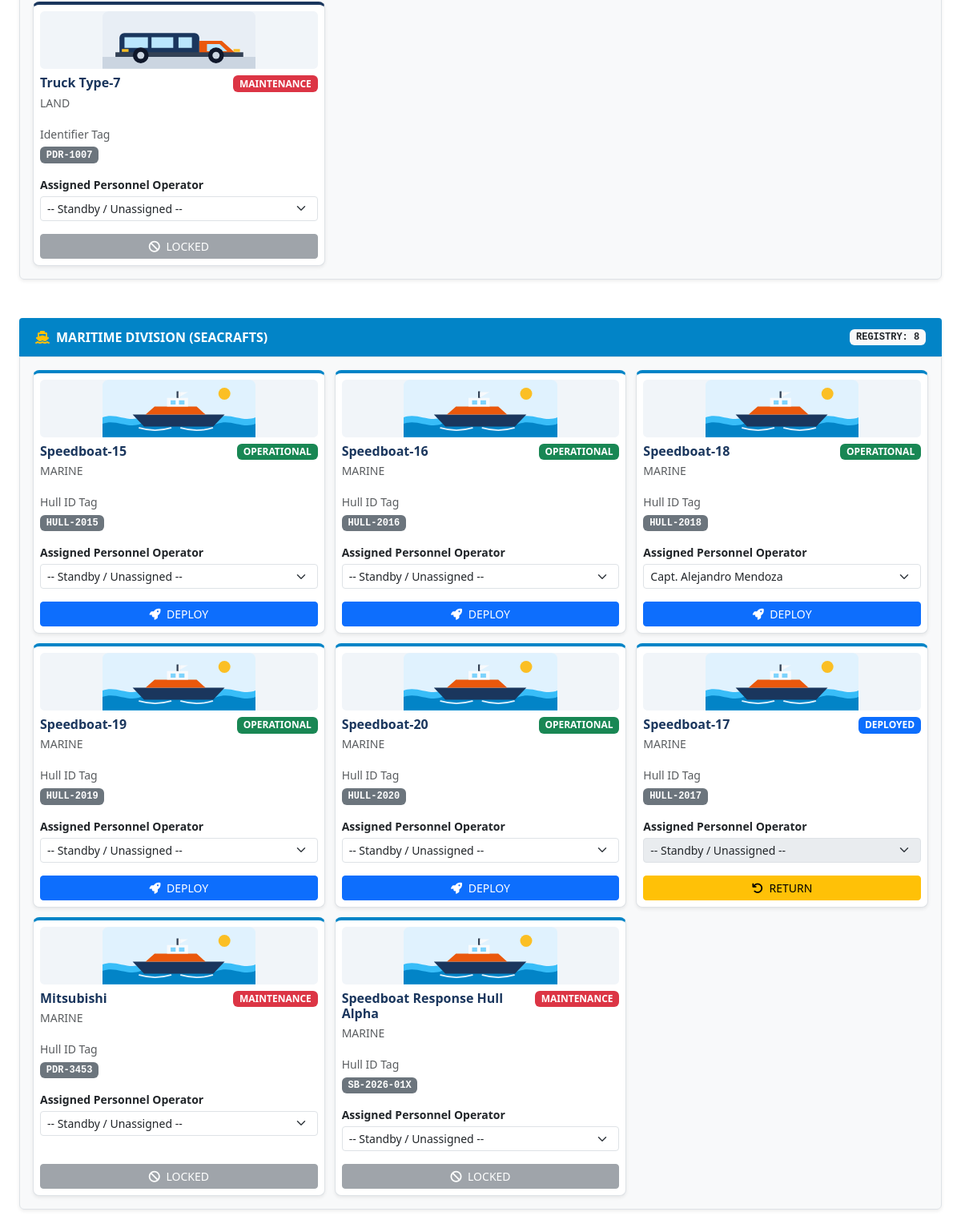
/logistics/ (signed in, lower part), run on an earlier commit of the app's database.
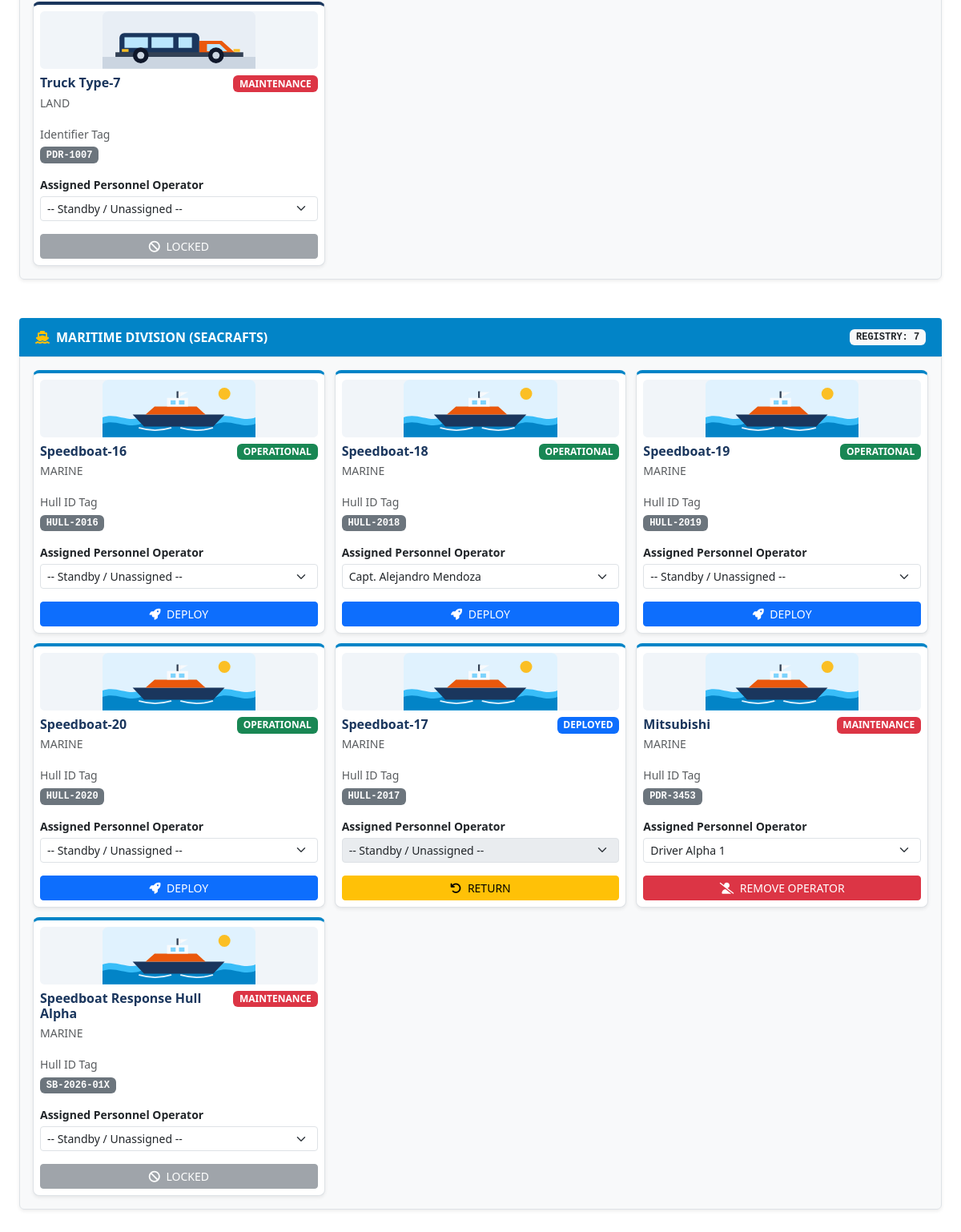
And on a later commit of the database.
### fleet/models.py (models this page shows, shortened)
class Vehicle(models.Model):
    STATUS_CHOICES = [
        ('OPERATIONAL', 'Operational'),
        ('MAINTENANCE', 'Maintenance'),
        ('DEPLOYED', 'Deployed'),
    ]
    model_name = models.CharField(max_length=100)
    plate_number = models.CharField(max_length=50, unique=True)
    vehicle_type = models.ForeignKey(VehicleType, on_delete=models.CASCADE)
    status = models.CharField(
        max_length=50,
        choices=STATUS_CHOICES,
        default='OPERATIONAL'
    )
    assigned_driver = models.ForeignKey(
        Driver,
        on_delete=models.SET_NULL,
        null=True,
        blank=True,
        related_name='vehicles'
    )

class VehicleType(models.Model):
    name = models.CharField(max_length=50, unique=True)

class Driver(models.Model):
    name = models.CharField(max_length=100, unique=True)
    license_number = models.CharField(max_length=50, blank=True, null=True)
    phone_number = models.CharField(max_length=20, blank=True, null=True)
    is_active = models.BooleanField(default=True)

### fleet/views.py (the view, shortened to what this page needs)
# urls.py: path('logistics/', views.logistics_dashboard, name='logistics_dashboard'),
@login_required
def logistics_dashboard(request):
    user = request.user
    if not check_user_role(user, 'Logistics Officers', ['logistics', 'log', 'depot', 'fleet']):
        messages.error(request, "Access restricted to Logistics Depot management accounts.")
        return redirect('homepage')
    deployed_driver_ids = Vehicle.objects.filter(
        status='DEPLOYED',
        assigned_driver__isnull=False
    ).values_list('assigned_driver_id', flat=True)
    base_available_drivers = Driver.objects.filter(is_active=True).exclude(id__in=deployed_driver_ids)
    available_sea_drivers = base_available_drivers.filter(license_number__startswith="MAR-")
    available_land_drivers = base_available_drivers.exclude(license_number__startswith="MAR-")
    all_vehicles = Vehicle.objects.all().select_related('vehicle_type', 'assigned_driver')
    status_order = Case(
        When(status='OPERATIONAL', then=Value(1)),
        When(status='DEPLOYED', then=Value(2)),
        When(status='MAINTENANCE', then=Value(3)),
        When(status='PENDING_DISPOSAL', then=Value(4)),
        default=Value(5),
        output_field=IntegerField(),
    )
    land_vehicles = all_vehicles.exclude(
        vehicle_type__name__iexact='MARINE'
    ).exclude(
        status='ARCHIVED'
    ).order_by(status_order, 'model_name')
    sea_crafts = all_vehicles.filter(
        vehicle_type__name__iexact='MARINE'
    ).exclude(
        status='ARCHIVED'
    ).order_by(status_order, 'model_name')
    pending_disposals = all_vehicles.filter(status='PENDING_DISPOSAL')
    land_vehicles = add_disposal_reasons(land_vehicles)
    sea_crafts = add_disposal_reasons(sea_crafts)
    types = VehicleType.objects.all()
    context = {
        'land_vehicles': land_vehicles,
        'sea_crafts': sea_crafts,
        'types': types,
        'drivers': base_available_drivers, # Preserved to avoid breaking general references
        'land_drivers': available_land_drivers, # Added for clean segregation in land tables
        'sea_drivers': available_sea_drivers,   # Added for mirrored MAR- filter validation in marine tables
        'pending_disposals': pending_disposals,
    }
    return render(request, 'fleet/logistics_dashboard.html', context)

### fleet/views.py (called while the page is built, shortened)
def check_user_role(user, group_name, keywords):
    if user.is_superuser:
        return True

def add_disposal_reasons(vehicles):
    pending_vehicle_ids = set(
        vehicles.filter(status='PENDING_DISPOSAL').values_list('id', flat=True)
    )
    disposal_reasons = {}
    for vehicle in vehicles:
        if vehicle.id in pending_vehicle_ids:
            vehicle.disposal_reason = disposal_reasons.get(vehicle.id, '')
    return vehicles

### fleet/templates/fleet/logistics_dashboard.html (shortened to what the changed rows need)
{% load static %}
<!DOCTYPE html>
<html lang="en">
<head>
    <link href="https://cdn.jsdelivr.net/npm/bootstrap@5.3.0/dist/css/bootstrap.min.css" rel="stylesheet">
    <link rel="stylesheet" href="https://cdnjs.cloudflare.com/ajax/libs/font-awesome/6.4.0/css/all.min.css">
</head>
<body>
    <div class="container-fluid px-4">
        <div class="card shadow-sm border-0 mb-5">
            <div class="card-body border bg-light rounded-bottom">
                <div class="asset-grid">
                    {% for vehicle in land_vehicles %}
                    <article class="asset-card shadow-sm">
                        <div class="p-2 d-flex flex-column h-100">
                            <img src="{% static 'fleet/images/land-vehicle.svg' %}" alt="Land vehicle" class="asset-card-image mb-2">
                            <div class="d-flex justify-content-between align-items-start gap-2 mb-3">
                                <div>
                                    <h5 class="fs-6 fw-bold mb-1" style="color: #1A365D;">{{ vehicle.model_name }}</h5>
                                    <div class="text-muted small">{{ vehicle.vehicle_type.name }}</div>
                                </div>
                                {% if vehicle.status == 'DEPLOYED' %}
                                    <span class="badge bg-primary">DEPLOYED</span>
                                {% elif vehicle.status == 'MAINTENANCE' %}
                                    <span class="badge bg-danger">MAINTENANCE</span>
                                {% elif vehicle.status == 'PENDING_DISPOSAL' %}
                                    <span class="badge bg-dark border border-warning text-warning">PENDING DISPOSAL</span>
                                {% else %}
                                    <span class="badge bg-success">OPERATIONAL</span>
                                {% endif %}
                            </div>
                            <div class="mb-3">
                                <span class="small text-muted">Identifier Tag</span>
                                <div><span class="badge bg-secondary font-monospace">{{ vehicle.plate_number }}</span></div>
                            </div>
                            <label for="land-driver-{{ vehicle.id }}" class="form-label small fw-semibold mb-1">Assigned Personnel Operator</label>
                            <form id="assign-form-{{ vehicle.id }}" action="{% url 'dashboard_portal:logistics_dashboard' %}" method="post" class="d-flex gap-2 mb-3">
                                <select id="land-driver-{{ vehicle.id }}" name="driver_id" class="form-select form-select-sm land-operator-select"
                                        {% if vehicle.status == 'DEPLOYED' or vehicle.status == 'PENDING_DISPOSAL' %}disabled{% endif %}>
                                    <option value="">-- Standby / Unassigned --</option>
                                </select>
                            </form>
                            <div class="mt-auto">
                                {% if vehicle.status == 'OPERATIONAL' %}
                                    <form action="{% url 'dashboard_portal:logistics_dashboard' %}" method="post" class="m-0">
                                        {% csrf_token %}
                                        <input type="hidden" name="vehicle_id" value="{{ vehicle.id }}">
                                        <input type="hidden" name="action" value="deploy_vehicle">
                                        <button type="submit" class="btn btn-sm btn-primary w-100"><i class="fa-solid fa-rocket me-1"></i> DEPLOY</button>
                                    </form>
                                {% elif vehicle.status == 'DEPLOYED' %}
                                    <form action="{% url 'dashboard_portal:logistics_dashboard' %}" method="post" class="m-0">
                                        {% csrf_token %}
                                        <input type="hidden" name="vehicle_id" value="{{ vehicle.id }}">
                                        <input type="hidden" name="action" value="return_vehicle">
                                        <button type="submit" class="btn btn-sm btn-warning w-100"><i class="fa-solid fa-arrow-rotate-left me-1"></i> RETURN</button>
                                    </form>
                                {% else %}
                                    <button type="button" class="btn btn-sm btn-secondary w-100" disabled><i class="fa-solid fa-ban me-1"></i> LOCKED</button>
                                {% endif %}
                            </div>
                        </div>
                    </article>
                    {% empty %}
                    <div class="asset-grid-empty text-center py-4 text-muted fw-semibold">No land operations fleet assets registered in system mapping rows.</div>
                    {% endfor %}
                </div>
            </div>
        </div>
        <div class="card shadow-sm border-0 mb-5">
            <div class="panel-header-custom d-flex justify-content-between align-items-center" style="background-color: #0284C7;">
                <span><i class="fa-solid fa-ship me-2 text-warning"></i>MARITIME DIVISION (SEACRAFTS)</span>
                <span class="badge bg-light text-dark font-monospace">REGISTRY: {{ sea_crafts.count }}</span>
            </div>
            <div class="card-body border bg-light rounded-bottom">
                <div class="asset-grid">
                    {% for craft in sea_crafts %}
                    <article class="asset-card asset-card-maritime shadow-sm">
                        <div class="p-2 d-flex flex-column h-100">
                            <img src="{% static 'fleet/images/seacraft.svg' %}" alt="Seacraft" class="asset-card-image mb-2">
                            <div class="d-flex justify-content-between align-items-start gap-2 mb-3">
                                <div>
                                    <h5 class="fs-6 fw-bold mb-1" style="color: #1A365D;">{{ craft.model_name }}</h5>
                                    <div class="text-muted small">{{ craft.vehicle_type.name }}</div>
                                </div>
                                {% if craft.status == 'DEPLOYED' %}
                                    <span class="badge bg-primary">DEPLOYED</span>
                                {% elif craft.status == 'MAINTENANCE' %}
                                    <span class="badge bg-danger">MAINTENANCE</span>
                                {% elif craft.status == 'PENDING_DISPOSAL' %}
                                    <span class="badge bg-dark border border-warning text-warning">PENDING DISPOSAL</span>
                                {% else %}
                                    <span class="badge bg-success">OPERATIONAL</span>
                                {% endif %}
                            </div>
                            <div class="mb-3">
                                <span class="small text-muted">Hull ID Tag</span>
                                <div><span class="badge bg-secondary font-monospace">{{ craft.plate_number }}</span></div>
                            </div>
                            <label for="sea-driver-{{ craft.id }}" class="form-label small fw-semibold mb-1">Assigned Personnel Operator</label>
                            <form action="{% url 'dashboard_portal:logistics_dashboard' %}" method="post" class="d-flex gap-2 mb-3">
                                <select id="sea-driver-{{ craft.id }}" name="driver_id" class="form-select form-select-sm sea-operator-select"
                                        {% if craft.status == 'DEPLOYED' or craft.status == 'PENDING_DISPOSAL' %}disabled{% endif %}>
                                    <option value="">-- Standby / Unassigned --</option>
                                    {% if craft.assigned_driver %}
                                        <option value="{{ craft.assigned_driver.id }}" selected>
                                            {{ craft.assigned_driver.name }} {% if craft.status == 'DEPLOYED' %}(In Field){% endif %}
                                        </option>
                                    {% endif %}
                                </select>
                            </form>
                            <div class="mt-auto">
                                {% if craft.status == 'OPERATIONAL' %}
                                    <form action="{% url 'dashboard_portal:logistics_dashboard' %}" method="post" class="m-0">
                                        <button type="submit" class="btn btn-sm btn-primary w-100"><i class="fa-solid fa-rocket me-1"></i> DEPLOY</button>
                                    </form>
                                {% elif craft.status == 'DEPLOYED' %}
                                    <form action="{% url 'dashboard_portal:logistics_dashboard' %}" method="post" class="m-0">
                                        <button type="submit" class="btn btn-sm btn-warning w-100"><i class="fa-solid fa-arrow-rotate-left me-1"></i> RETURN</button>
                                    </form>
                                {% elif craft.status == 'MAINTENANCE' and craft.assigned_driver %}
                                    <form action="{% url 'dashboard_portal:logistics_dashboard' %}" method="post" class="m-0">
                                        <button type="submit" class="btn btn-sm btn-danger w-100"><i class="fa-solid fa-user-slash me-1"></i> REMOVE OPERATOR</button>
                                    </form>
                                {% else %}
                                    <button type="button" class="btn btn-sm btn-secondary w-100" disabled><i class="fa-solid fa-ban me-1"></i> LOCKED</button>
                                {% endif %}
                            </div>
                        </div>
                    </article>
                    {% empty %}
                    <div class="asset-grid-empty text-center py-4 text-muted fw-semibold">No marine operations fleet assets registered in system mapping rows.</div>
                    {% endfor %}
                </div>
            </div>
        </div>
    </div>
</body>
</html>

What changed in the data, as far as the page shows it:
no longer on this page (row edited): Vehicle: model_name "Speedboat-15", vehicle_type.name "MARINE", shows "OPERATIONAL", plate_number "HULL-2015"
changed Vehicle "Mitsubishi": driver_id "-- Standby / Unassigned --" → "Driver Alpha 1"; assigned_driver_id "LOCKED" → "REMOVE OPERATOR"
Also different on the page:
{{ sea_crafts.count }}: "8" → "7"
